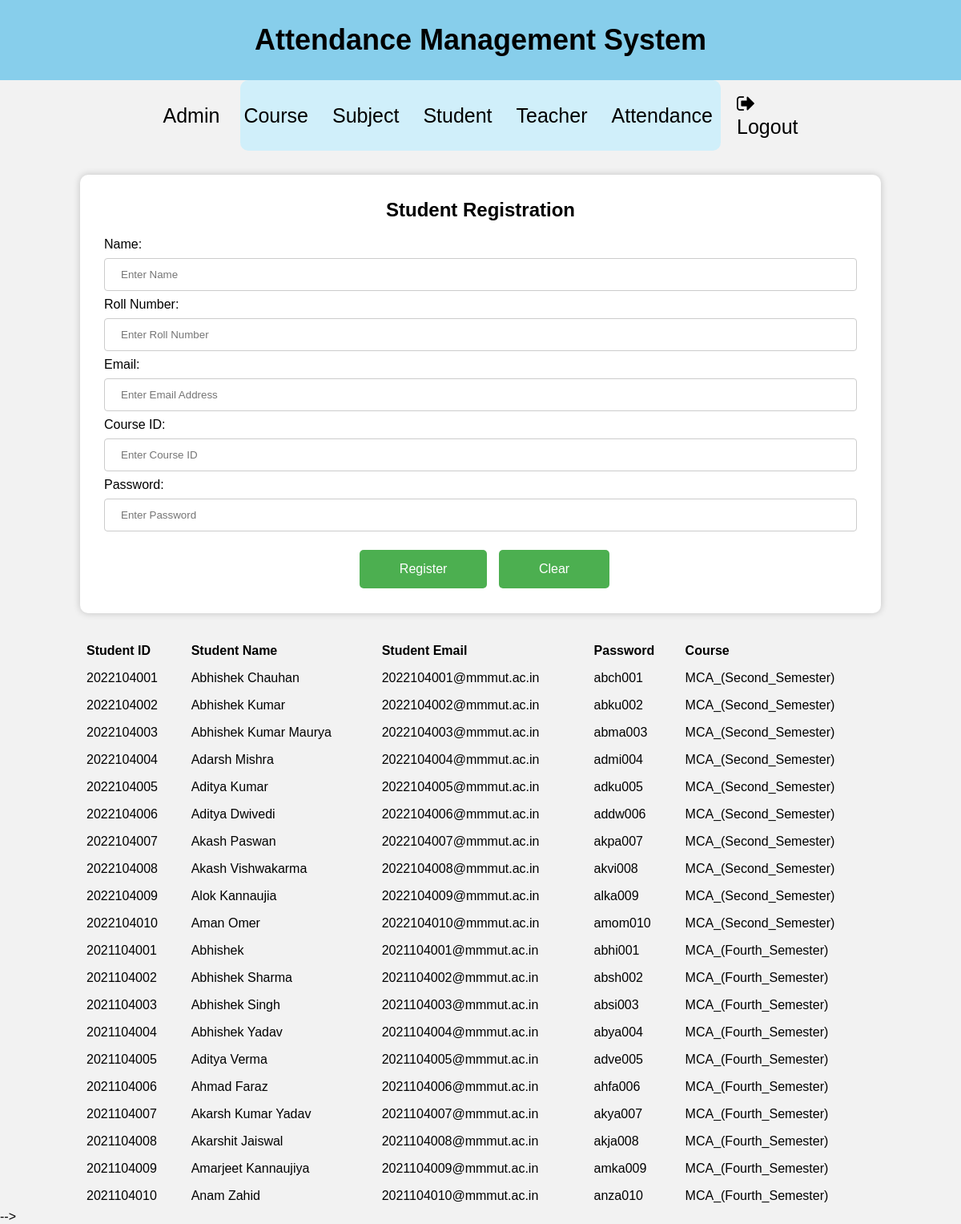
/admin/admin_student/admin_student.php (signed in), run on the app's committed database.
### tables this page shows
CREATE TABLE `student` (
  `studentID` varchar(50) NOT NULL,
  `studentName` varchar(50) NOT NULL,
  `studentEmail` varchar(50) NOT NULL,
  `studentpassword` varchar(50) NOT NULL,
  PRIMARY KEY (`studentID`)
);

### admin/admin_student/admin_student.php (the view, shortened to what this page needs)
<?php
  include '../../connection/_dbconnection.php';
?>
<!DOCTYPE html>
<html lang="en">
<head>
    <link rel="stylesheet" href="admin_student_style.css">
    <link rel="stylesheet" href="https://cdnjs.cloudflare.com/ajax/libs/font-awesome/4.7.0/css/font-awesome.min.css">
</head>
<body>
<div class="heading">Attendance Management System</div>
<header>
  <nav>
    <ul>
      <li><a href="#">Admin</a></li>
      <li><a href="../admin_course/admin_course.php">Course</a></li>
      <li><a href="../admin_subject/admin_subject.php">Subject</a></li>
      <li><a href="#">Student</a></li>
      <li><a href="../admin_teacher/admin_teacher.php">Teacher</a></li>
      <li><a href="../admin_attendance/admin_attendance.php">Attendance</a></li>
      <li><a href="../../logout.php"><i class="fa fa-sign-out"></i> Logout</a></li>
    </ul>
  </nav>
</header>
<div class="container">
	<h2>Student Registration</h2>
	<form action="" method="POST">
		<label for="name">Name:</label>
		<input type="text" id="name" name="name" placeholder="Enter Name">
		<label for="roll_number">Roll Number:</label>
		<input type="text" id="roll_number" name="roll_number" placeholder="Enter Roll Number">
		<label for="email">Email:</label>
		<input type="text" id="email" name="email" placeholder="Enter Email Address">
		<label for="course">Course ID:</label>
		<input type="text" id="course" name="course" placeholder="Enter Course ID">
    <label for="password">Password:</label>
		<input type="text" maxlength="50" id="password" name="password" required placeholder="Enter Password">
    <div class="buttons">
			<button type="submit" name="submit">Register</button>
      <button type="reset" id="clearButton" name="clearButton" onclick="resetFormFields()" class="btn btn-secondary">Clear</button>
    </div>
	</form>
</div>
<?php
$query =  "SELECT DISTINCT student.studentID, student.studentName, student.studentEmail,
 student.studentpassword, course.courseName FROM student JOIN enrollment ON enrollment.studentID = student.studentID
 JOIN subject ON subject.subjectID = enrollment.subjectID JOIN course ON course.courseID = subject.courseID";
$result = $conn->query($query);
$num = $result->num_rows;
if($num > 0) {
    echo "<table><tr><th>Student ID</th><th>Student Name</th><th>Student Email</th><th>Password</th><th>Course</th></tr>";
    while($row = $result->fetch_assoc()) {
        echo "<tr><td>".$row["studentID"]."</td><td>".$row["studentName"]."</td><td>".$row["studentEmail"]."</td><td>".$row["studentpassword"]."</td><td>".$row["courseName"]."</td></tr>";
    }
    echo "</table>";
} else {
    echo "<script>alert('No Students Found!.');</script>";
}
?>
</table> -->
</body>
</html>

### admin/admin_student/admin_student_style.css (style rules this page uses)
* { padding: 0; margin: 0; box-sizing: border-box; }
.heading { display: flex; justify-content: center; align-items: center; font-size: 36px; font-weight: bold; width: 100%; height: 100px; background-color: skyblue; color: black; }
body { background-color: #f2f2f2; font-family: Arial, sans-serif; }
header { background-color: #038582; padding: 15px; margin: 0px 300px; border-radius: 10px; background-color: rgba(201, 239, 253, 0.8); }
nav ul { margin: 0; padding: 0; list-style: none; display: flex; justify-content: center; align-items: center; }
nav li { display: inline-block; margin-right: 30px; }
nav li:last-child { margin-right: 0; }
nav a { color: black; font-size: 25px; text-decoration: none; }
input[type=text], select { width: 100%; padding: 12px 20px; margin: 8px 0; display: inline-block; border: 1px solid #ccc; border-radius: 4px; box-sizing: border-box; }
.container { margin: 30px auto; max-width: 1000px; padding: 30px; background-color: white; border-radius: 10px; box-shadow: 0 0 10px rgba(0, 0, 0, 0.2); }
.container > h2 { text-align: center; padding-bottom: 20px; }
.buttons { text-align: center; margin-top: 15px; margin-bottom: 0.1%; }
.buttons button[type="submit"], .buttons button[type="reset"] { background-color: #4CAF50; color: white; padding: 15px 50px; border: none; border-radius: 5px; cursor: pointer; font-size: 16px; margin-left: 10px; }
table { border-collapse: collapse; width: 1000px; margin: 0px auto; }
th, td { text-align: left; padding: 8px; }
th { background-color: #f2f2f2; }
tr:nth-child(even) { background-color: #f2f2f2; }

### data on the page
student: studentID "2022104001", studentName "Abhishek Chauhan", studentEmail "2022104001@mmmut.ac.in", studentpassword "abch001", courseName "MCA_(Second_Semester)"
student: studentID "2022104002", studentName "Abhishek Kumar", studentEmail "2022104002@mmmut.ac.in", studentpassword "abku002", courseName "MCA_(Second_Semester)"
student: studentID "2022104003", studentName "Abhishek Kumar Maurya", studentEmail "2022104003@mmmut.ac.in", studentpassword "abma003", courseName "MCA_(Second_Semester)"
student: studentID "2022104004", studentName "Adarsh Mishra", studentEmail "2022104004@mmmut.ac.in", studentpassword "admi004", courseName "MCA_(Second_Semester)"
student: studentID "2022104005", studentName "Aditya Kumar", studentEmail "2022104005@mmmut.ac.in", studentpassword "adku005", courseName "MCA_(Second_Semester)"
student: studentID "2022104006", studentName "Aditya Dwivedi", studentEmail "2022104006@mmmut.ac.in", studentpassword "addw006", courseName "MCA_(Second_Semester)"
student: studentID "2022104007", studentName "Akash Paswan", studentEmail "2022104007@mmmut.ac.in", studentpassword "akpa007", courseName "MCA_(Second_Semester)"
student: studentID "2022104008", studentName "Akash Vishwakarma", studentEmail "2022104008@mmmut.ac.in", studentpassword "akvi008", courseName "MCA_(Second_Semester)"
student: studentID "2022104009", studentName "Alok Kannaujia", studentEmail "2022104009@mmmut.ac.in", studentpassword "alka009", courseName "MCA_(Second_Semester)"
student: studentID "2022104010", studentName "Aman Omer", studentEmail "2022104010@mmmut.ac.in", studentpassword "amom010", courseName "MCA_(Second_Semester)"
student: studentID "2021104001", studentName "Abhishek", studentEmail "2021104001@mmmut.ac.in", studentpassword "abhi001", courseName "MCA_(Fourth_Semester)"
student: studentID "2021104002", studentName "Abhishek Sharma", studentEmail "2021104002@mmmut.ac.in", studentpassword "absh002", courseName "MCA_(Fourth_Semester)"
student: studentID "2021104003", studentName "Abhishek Singh", studentEmail "2021104003@mmmut.ac.in", studentpassword "absi003", courseName "MCA_(Fourth_Semester)"
student: studentID "2021104004", studentName "Abhishek Yadav", studentEmail "2021104004@mmmut.ac.in", studentpassword "abya004", courseName "MCA_(Fourth_Semester)"
student: studentID "2021104005", studentName "Aditya Verma", studentEmail "2021104005@mmmut.ac.in", studentpassword "adve005", courseName "MCA_(Fourth_Semester)"
student: studentID "2021104006", studentName "Ahmad Faraz", studentEmail "2021104006@mmmut.ac.in", studentpassword "ahfa006", courseName "MCA_(Fourth_Semester)"
student: studentID "2021104007", studentName "Akarsh Kumar Yadav", studentEmail "2021104007@mmmut.ac.in", studentpassword "akya007", courseName "MCA_(Fourth_Semester)"
student: studentID "2021104008", studentName "Akarshit Jaiswal", studentEmail "2021104008@mmmut.ac.in", studentpassword "akja008", courseName "MCA_(Fourth_Semester)"
student: studentID "2021104009", studentName "Amarjeet Kannaujiya", studentEmail "2021104009@mmmut.ac.in", studentpassword "amka009", courseName "MCA_(Fourth_Semester)"
student: studentID "2021104010", studentName "Anam Zahid", studentEmail "2021104010@mmmut.ac.in", studentpassword "anza010", courseName "MCA_(Fourth_Semester)"
